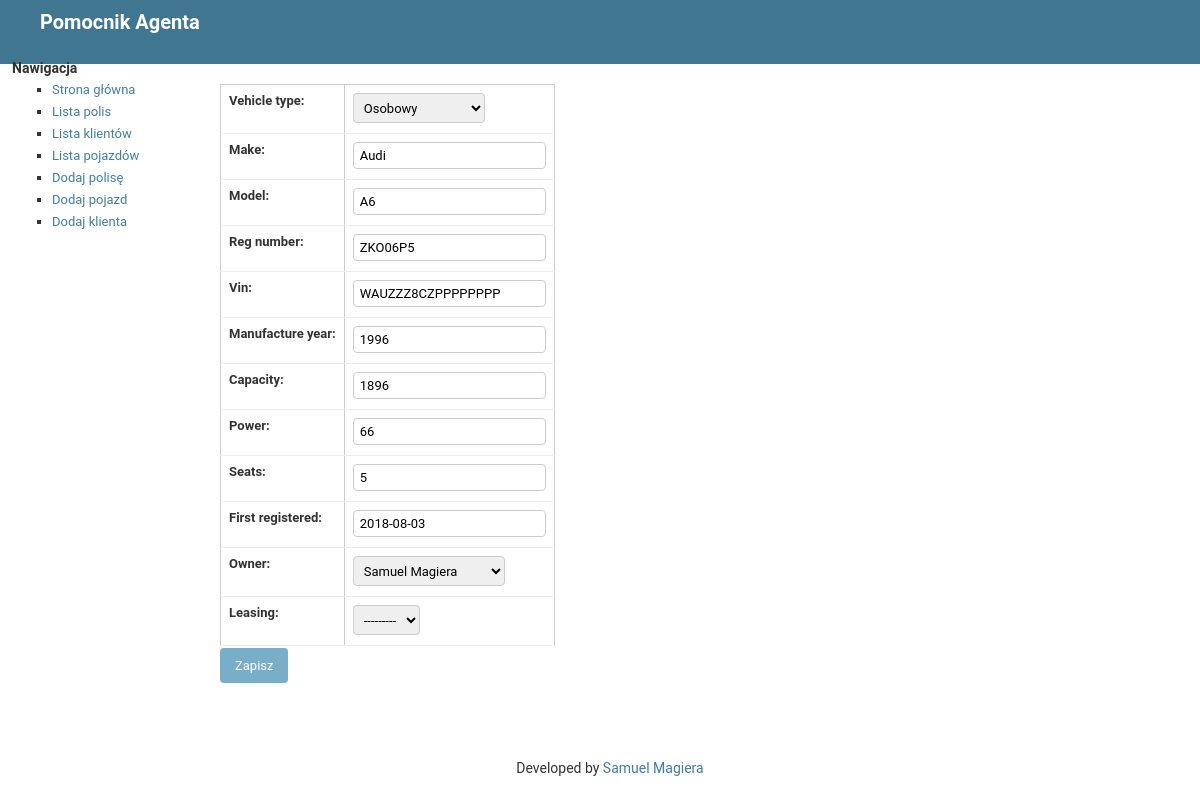
/helper/vehicles/1/edit, run on the app's committed database.
### helper/models.py (models this page shows, shortened)
class Vehicle(models.Model):
    OSOBOWY = "Osobowy"
    CIEZAROWY = "Ciężarowy"
    MOTOCYKL = "Motocykl"
    PRZYCZEPA = "Przyczepa"
    CIAGNIK_ROLNICZY = "Ciągnik Rolniczy"
    CIAGNIK_SIODLOWY = "Ciągnik Siodłowy"
    AUTOBUS = "Autobus"
    TYPE_CHOICE = (
        (OSOBOWY, 'Osobowy'),
        (CIEZAROWY, 'Ciężarowy'),
        (MOTOCYKL, 'Motocykl'),
        (PRZYCZEPA, 'Przyczepa'),
        (CIAGNIK_ROLNICZY, 'Ciągnik rolniczy'),
        (CIAGNIK_SIODLOWY, 'Ciągnik siodłowy'),
        (AUTOBUS, 'Autobus'),
    )
    vehicle_type = models.CharField(
        max_length=16,
        choices=TYPE_CHOICE,
        default=OSOBOWY,
    )
    make = models.CharField(max_length=50)
    model = models.CharField(max_length=50)
    reg_number = models.CharField(max_length=10)
    vin = models.CharField(max_length=17)
    manufacture_year = models.IntegerField()
    capacity = models.IntegerField()
    power = models.IntegerField()
    seats = models.IntegerField()
    first_registered = models.DateField()
    owner = models.ForeignKey(Client, on_delete=models.CASCADE)
    leasing = models.ForeignKey(Leasing, blank=True, null=True,
                                on_delete=models.SET_NULL)

### helper/views.py (the view)
# urls.py: path('vehicles/<int:pk>/edit', views.VehicleUpdate.as_view(), name='vehicle_edit'),
class VehicleUpdate(generic.UpdateView):
    model = Vehicle
    form_class = VehicleForm
    template_name = 'helper/vehicle_form.html'

### helper/forms.py
class VehicleForm(ModelForm):
    class Meta:
        model = Vehicle
        fields = [
            'vehicle_type', 'make', 'model', 'reg_number', 'vin',
            'manufacture_year', 'capacity', 'power', 'seats',
            'first_registered', 'owner', 'leasing',
        ]
        widgets = {
            'first_registered': forms.DateInput(attrs={'class': 'datepicker'}),
        }

### helper/models.py (called while the page is built)
    def __str__(self):
        return self.name

### helper/templates/helper/vehicle_form.html (shortened to what this page needs)
{% extends "helper/base.html" %}
{% block scripts %}
<link rel="stylesheet" href="http://code.jquery.com/ui/1.10.3/themes/smoothness/jquery-ui.css" />
{% endblock %}
{% block content %}
<form method="POST">{% csrf_token %}
    <table border="1">
    {{ form }}
    </table>
    <input type="submit" value="Zapisz" />
</form>
{% endblock %}

### helper/static/helper/admin.css (style rules this page uses)
body { margin: 0; padding: 0; font-size: 14px; font-family: "Roboto","Lucida Grande","DejaVu Sans","Bitstream Vera Sans",Verdana,Arial,sans-serif; color: #333; background: #fff; }
form { margin: 0; padding: 0; }
table { border-collapse: collapse; border-color: #ccc; }
td, th { font-size: 13px; line-height: 16px; border-bottom: 1px solid #eee; vertical-align: top; padding: 8px; font-family: "Roboto", "Lucida Grande", Verdana, Arial, sans-serif; }
th { font-weight: 600; text-align: left; }
input, textarea, select, .form-row p, form .button { margin: 2px 0; padding: 2px 3px; vertical-align: middle; font-family: "Roboto", "Lucida Grande", Verdana, Arial, sans-serif; font-weight: normal; font-size: 13px; }
input[type=text], input[type=password], input[type=email], input[type=url], input[type=number], input[type=tel], textarea, select, .vTextField { border: 1px solid #ccc; border-radius: 4px; padding: 5px 6px; margin-top: 0; }
select { height: 30px; }
.button, input[type=submit], input[type=button], .submit-row input, a.button { background: #79aec8; padding: 10px 15px; border: none; border-radius: 4px; color: #fff; cursor: pointer; }

### data on the page
Vehicle: vehicle_type "Osobowy", make "Audi", model "A6", reg_number "ZKO06P5", vin "WAUZZZ8CZPPPPPPPP", manufacture_year "1996", capacity "1896", power "66", seats "5", first_registered "2018-08-03", owner "Samuel Magiera", leasing "---------"
